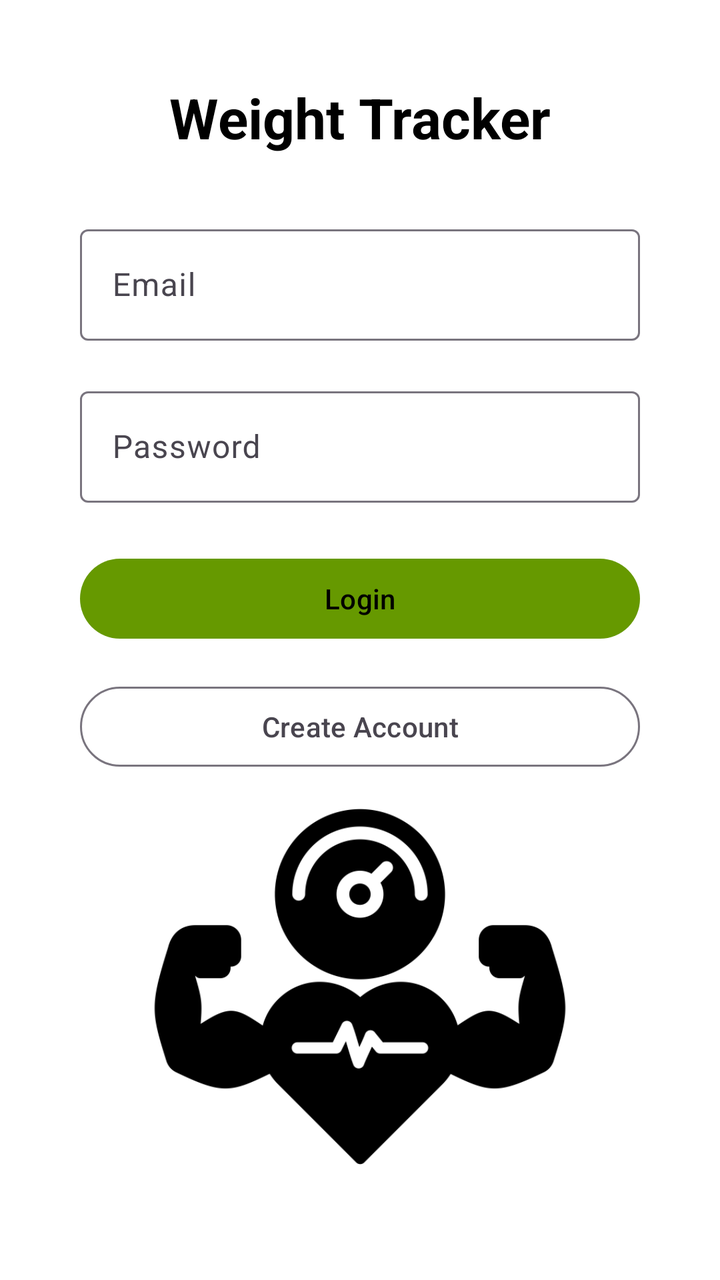
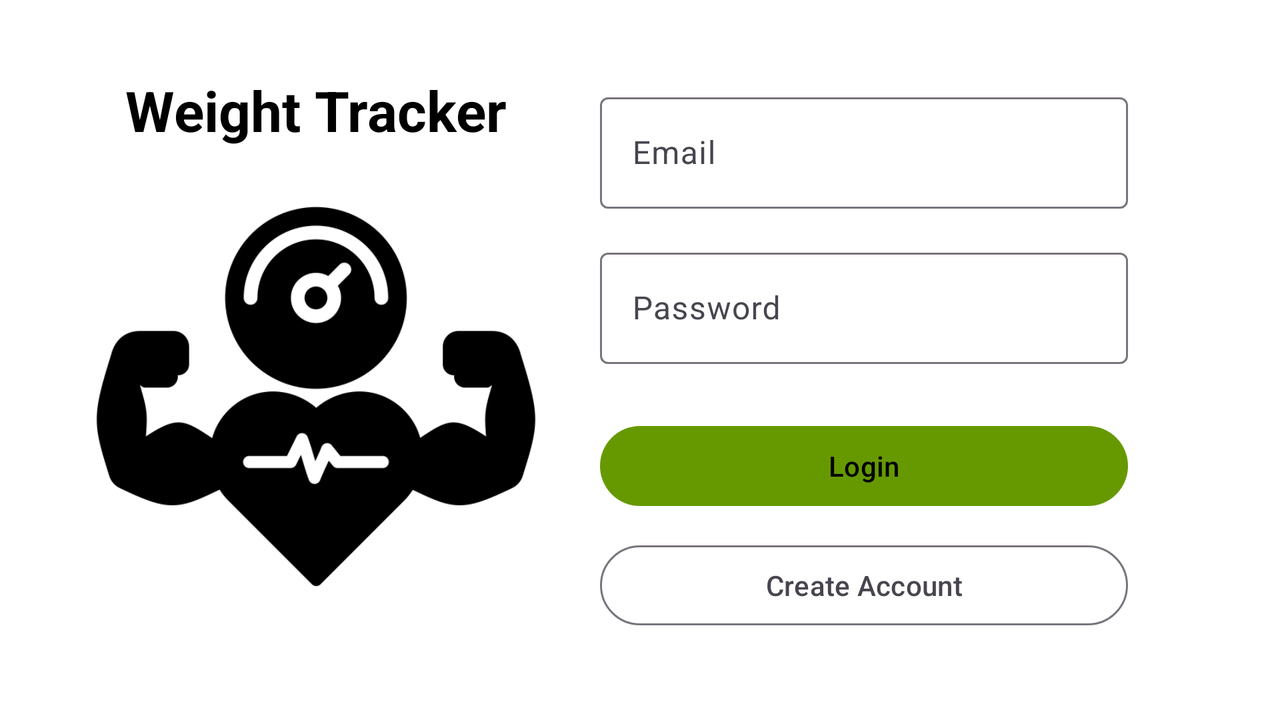

Two renders of one Android screen. The first uses the default layout on a phone; the second uses the alternative layout the repository ships for a different screen configuration, on a matching device. The two XML files are below.
<!-- AndroidManifest.xml: application theme Theme.WeightTracker -->
<!-- res/layout/activity_login.xml -->
<?xml version="1.0" encoding="utf-8"?>
<androidx.constraintlayout.widget.ConstraintLayout
    xmlns:android="http://schemas.android.com/apk/res/android"
    xmlns:app="http://schemas.android.com/apk/res-auto"
    xmlns:tools="http://schemas.android.com/tools"
    android:layout_width="match_parent"
    android:layout_height="match_parent"
    android:padding="40dp"
    android:background="?attr/colorSurface">

    <TextView
        android:id="@+id/loginTitle"
        android:text="@string/app_name"
        android:textColor="?attr/colorOnSurface"
        android:textSize="28sp"
        android:textStyle="bold"
        android:layout_width="wrap_content"
        android:layout_height="wrap_content"
        app:layout_constraintTop_toTopOf="parent"
        app:layout_constraintBottom_toTopOf="@id/emailInputLayout"
        app:layout_constraintStart_toStartOf="parent"
        app:layout_constraintEnd_toEndOf="parent"
        app:layout_constraintVertical_chainStyle="packed" />

    <com.google.android.material.textfield.TextInputLayout
        android:id="@+id/emailInputLayout"
        android:layout_width="0dp"
        android:layout_height="wrap_content"
        android:layout_marginTop="32dp"
        app:layout_constraintWidth_max="400dp"
        app:layout_constraintTop_toBottomOf="@id/loginTitle"
        app:layout_constraintBottom_toTopOf="@id/passwordInputLayout"
        app:layout_constraintStart_toStartOf="parent"
        app:layout_constraintEnd_toEndOf="parent" >

        <com.google.android.material.textfield.TextInputEditText
            android:id="@+id/emailField"
            android:hint="@string/email"
            android:layout_width="match_parent"
            android:layout_height="wrap_content"
            android:inputType="textEmailAddress"
            tools:ignore="VisualLintTextFieldSize" />
    </com.google.android.material.textfield.TextInputLayout>

    <com.google.android.material.textfield.TextInputLayout
        android:id="@+id/passwordInputLayout"
        android:layout_width="0dp"
        android:layout_height="wrap_content"
        android:layout_marginTop="20dp"
        app:layout_constraintBottom_toTopOf="@id/loginButton"
        app:layout_constraintEnd_toEndOf="@+id/emailInputLayout"
        app:layout_constraintStart_toStartOf="@+id/emailInputLayout"
        app:layout_constraintTop_toBottomOf="@id/emailInputLayout">

        <com.google.android.material.textfield.TextInputEditText
            android:id="@+id/passwordField"
            android:layout_width="match_parent"
            android:layout_height="wrap_content"
            android:hint="@string/password"
            android:inputType="textPassword"
            tools:ignore="VisualLintTextFieldSize" />
    </com.google.android.material.textfield.TextInputLayout>

    <Button
        android:id="@+id/loginButton"
        style="?attr/materialButtonStyle"
        android:layout_width="0dp"
        android:layout_height="wrap_content"
        android:layout_marginTop="24dp"
        android:text="@string/login"
        app:layout_constraintBottom_toTopOf="@id/createAccountButton"
        app:layout_constraintEnd_toEndOf="@+id/passwordInputLayout"
        app:layout_constraintStart_toStartOf="@+id/passwordInputLayout"
        app:layout_constraintTop_toBottomOf="@id/passwordInputLayout"
        tools:ignore="VisualLintButtonSize" />

    <Button
        android:id="@+id/createAccountButton"
        style="?attr/materialButtonOutlinedStyle"
        android:text="@string/create_account"
        android:textColor="?attr/colorOnSurfaceVariant"
        android:layout_width="0dp"
        android:layout_height="wrap_content"
        android:layout_marginTop="16dp"
        app:layout_constraintBottom_toTopOf="@id/brandLogo"
        app:layout_constraintEnd_toEndOf="@+id/loginButton"
        app:layout_constraintStart_toStartOf="@+id/loginButton"
        app:layout_constraintTop_toBottomOf="@id/loginButton"
        tools:ignore="VisualLintButtonSize" />

    <ImageView
        android:id="@+id/brandLogo"
        android:contentDescription="@string/weight_tracker_logo"
        android:scaleType="fitCenter"
        android:src="@drawable/weight_tracker_logo"
        android:layout_width="0dp"
        android:layout_height="wrap_content"
        app:layout_constrainedHeight="true"
        app:layout_constraintHeight_max="300dp"
        app:layout_constraintBottom_toBottomOf="parent"
        app:layout_constraintEnd_toEndOf="@+id/createAccountButton"
        app:layout_constraintStart_toStartOf="@+id/createAccountButton"
        app:layout_constraintTop_toBottomOf="@id/createAccountButton"
        app:tint="?attr/colorOnSurface" />

</androidx.constraintlayout.widget.ConstraintLayout>
<!-- resources referenced by this layout -->
<resources>
  <!-- drawable weight_tracker_logo: png bitmap (drawable, 19666 bytes) -->
  <string name="app_name">Weight Tracker</string>
  <string name="create_account">Create Account</string>
  <string name="email">Email</string>
  <string name="login">Login</string>
  <string name="password">Password</string>
  <string name="weight_tracker_logo">Brand Logo</string>
  <style name="Theme.WeightTracker" parent="Theme.Material3.Light.NoActionBar">
          <item name="colorPrimary">@color/md_theme_light_primary</item>
          <item name="colorOnPrimary">@color/md_theme_light_onPrimary</item>
          <item name="colorSurface">@color/md_theme_light_surface</item>
          <item name="colorOnSurface">@color/md_theme_light_onSurface</item>
          <item name="colorSecondary">@color/md_theme_light_secondary</item>
          <item name="colorOnSecondary">@color/md_theme_light_onSecondary</item>
      </style>
  <color name="md_theme_light_primary">@android:color/holo_green_dark</color>
  <color name="md_theme_light_onPrimary">@color/black</color>
  <color name="md_theme_light_surface">@color/white</color>
  <color name="md_theme_light_onSurface">@color/black</color>
  <color name="md_theme_light_secondary">@color/gray</color>
  <color name="md_theme_light_onSecondary">@color/black</color>
  <color name="black">#FF000000</color>
  <color name="white">#FFFFFFFF</color>
  <color name="gray">#696969</color>
</resources>
<!-- res/layout-land/activity_login.xml (the repository's variant of the layout above) -->
<!-- drawn on the phone turned sideways -->
<?xml version="1.0" encoding="utf-8"?>
<androidx.constraintlayout.widget.ConstraintLayout
    xmlns:android="http://schemas.android.com/apk/res/android"
    xmlns:app="http://schemas.android.com/apk/res-auto"
    xmlns:tools="http://schemas.android.com/tools"
    android:layout_width="match_parent"
    android:layout_height="match_parent"
    android:padding="26dp"
    android:background="?attr/colorSurface">

    <TextView
        android:id="@+id/loginTitle"
        android:layout_width="wrap_content"
        android:layout_height="wrap_content"
        android:text="@string/app_name"
        android:textColor="?attr/colorOnSurface"
        android:textSize="28sp"
        android:textStyle="bold"
        app:layout_constraintBottom_toTopOf="@+id/brandLogo"
        app:layout_constraintEnd_toEndOf="@+id/brandLogo"
        app:layout_constraintStart_toStartOf="@+id/brandLogo"
        app:layout_constraintTop_toTopOf="parent"
        app:layout_constraintVertical_chainStyle="packed" />

    <ImageView
        android:id="@+id/brandLogo"
        android:layout_width="0dp"
        android:layout_height="wrap_content"
        android:contentDescription="@string/weight_tracker_logo"
        android:scaleType="fitCenter"
        android:src="@drawable/weight_tracker_logo"
        app:layout_constrainedHeight="true"
        app:layout_constraintBottom_toBottomOf="parent"
        app:layout_constraintEnd_toStartOf="@+id/emailInputLayout"
        app:layout_constraintHeight_max="250dp"
        app:layout_constraintStart_toStartOf="parent"
        app:layout_constraintTop_toBottomOf="@+id/loginTitle"
        app:tint="?attr/colorOnSurface" />

    <com.google.android.material.textfield.TextInputLayout
        android:id="@+id/emailInputLayout"
        android:layout_width="0dp"
        android:layout_height="wrap_content"
        android:layout_marginStart="10dp"
        android:layout_marginEnd="50dp"
        app:layout_constraintBottom_toTopOf="@id/passwordInputLayout"
        app:layout_constraintEnd_toEndOf="parent"
        app:layout_constraintStart_toEndOf="@+id/brandLogo"
        app:layout_constraintTop_toTopOf="@+id/loginTitle"
        app:layout_constraintWidth_max="400dp"
        >

        <com.google.android.material.textfield.TextInputEditText
            android:id="@+id/emailField"
            android:layout_width="match_parent"
            android:layout_height="wrap_content"
            android:hint="@string/email"
            android:inputType="textEmailAddress"
            tools:ignore="VisualLintTextFieldSize" />
    </com.google.android.material.textfield.TextInputLayout>

    <com.google.android.material.textfield.TextInputLayout
        android:id="@+id/passwordInputLayout"
        android:layout_width="0dp"
        android:layout_height="wrap_content"
        android:layout_marginTop="10dp"
        app:layout_constraintTop_toBottomOf="@id/emailInputLayout"
        app:layout_constraintBottom_toTopOf="@id/loginButton"
        app:layout_constraintStart_toStartOf="@id/emailInputLayout"
        app:layout_constraintEnd_toEndOf="@+id/emailInputLayout">

        <com.google.android.material.textfield.TextInputEditText
            android:id="@+id/passwordField"
            android:hint="@string/password"
            android:layout_width="match_parent"
            android:layout_height="wrap_content"
            android:inputType="textPassword"
            tools:ignore="VisualLintTextFieldSize" />
    </com.google.android.material.textfield.TextInputLayout>

    <Button
        android:id="@+id/loginButton"
        android:text="@string/login"
        android:layout_width="0dp"
        android:layout_height="wrap_content"
        android:layout_marginTop="20dp"
        app:layout_constraintTop_toBottomOf="@id/passwordInputLayout"
        app:layout_constraintBottom_toTopOf="@id/createAccountButton"
        app:layout_constraintStart_toStartOf="@id/passwordInputLayout"
        app:layout_constraintEnd_toEndOf="@+id/passwordInputLayout"
        tools:ignore="VisualLintButtonSize"
        style="?attr/materialButtonStyle"/>

    <Button
        android:id="@+id/createAccountButton"
        style="?attr/materialButtonOutlinedStyle"
        android:layout_width="0dp"
        android:layout_height="wrap_content"
        android:layout_marginTop="5dp"
        android:text="@string/create_account"
        android:textColor="?attr/colorOnSurfaceVariant"
        app:layout_constraintBottom_toBottomOf="@+id/brandLogo"
        app:layout_constraintEnd_toEndOf="@+id/loginButton"
        app:layout_constraintStart_toStartOf="@id/loginButton"
        app:layout_constraintTop_toBottomOf="@id/loginButton"
        tools:ignore="VisualLintButtonSize" />

</androidx.constraintlayout.widget.ConstraintLayout>
